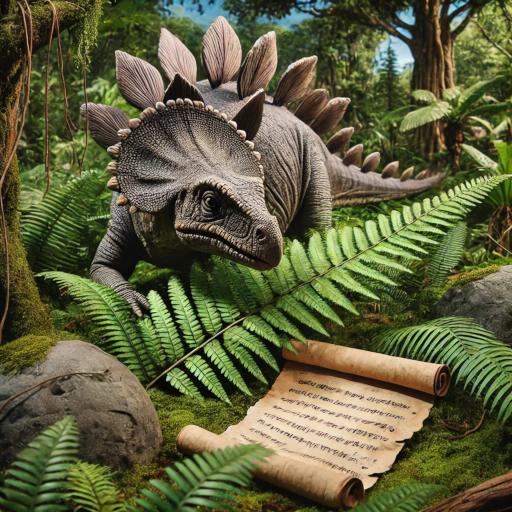
#> input picture image.png, 512 x 512 px
$ python stego_layer.py --write image.png
#> lines starting #> are read from the running program, lines starting #| are printed output that depends on the picture
import sys
import argparse
from PIL import Image

def extract_bit_plane(image, bit_position, scale):
    """Extract a specific bit plane from an image and optionally scale the bit to 0 or 255."""
    img = image.convert("RGB")  # Ensure the image is in RGB format
    width, height = img.size
    pixels = img.load()

    # Create a new image to hold the bit plane
    bit_plane_img = Image.new("RGB", (width, height))
    bit_plane_pixels = bit_plane_img.load()

    mask = 1 << bit_position  # Mask for the specified bit position

    for y in range(height):
        for x in range(width):
            r, g, b = pixels[x, y]
            if scale:
                # Extract the bit for each color channel
                r_bit = (r & mask) >> bit_position
                g_bit = (g & mask) >> bit_position
                b_bit = (b & mask) >> bit_position
                #  scale the bit to 0 or 255
                r_bit *= 255
                g_bit *= 255
                b_bit *= 255
            else:
                r_bit = (r & mask)
                g_bit = (g & mask)
                b_bit = (b & mask)


            # Set the new pixel value in the bit plane image
            bit_plane_pixels[x, y] = (r_bit, g_bit, b_bit)

    return bit_plane_img

if __name__ == "__main__":
    # Create argument parser
    parser = argparse.ArgumentParser(description="Extract a specific bit plane from an image and display or save it.")
    parser.add_argument('-r', '--read', type=str, default='image.png', help='Path to the input image (default: image.png)')
    parser.add_argument('-w', '--write', type=str, default='output_layer.png', help='Path to the output image (default: output_layer.png)')
    parser.add_argument('-B', '--bit', type=int, default=0, help='Bit position to extract (default: 0)')
    parser.add_argument('-n', '--noscale', action='store_true', help='Do not scale the extracted bit to 0 or 255.')
    parser.add_argument('-s', '--show', action='store_true', help='Display the extracted bit plane image.')

    # Parse arguments
    args = parser.parse_args()

    image_path = args.read
    bit_position = args.bit
    scale = not args.noscale
    show_image = args.show

    # Validate the bit position
    if bit_position < 0 or bit_position > 7:
        print("Error: The bit position must be between 0 and 7.")
        sys.exit(1)

    # Load the image
    try:
        img = Image.open(image_path)
#> img is the input picture: PIL image 512x512 RGB; mean R, G, B 94.9, 96.6, 61.8
    except FileNotFoundError:
        print(f"Error: The file '{image_path}' was not found.")
        sys.exit(1)
    except Exception as e:
        print(f"An error occurred while opening the image: {e}")
        sys.exit(1)

    # Extract the specified bit plane
    bit_plane_img = extract_bit_plane(img, bit_position, scale)
#> in extract_bit_plane, `bit_plane_img = Image.new("RGB", (width, height))`: bit_plane_img: PIL image 512x512 RGB; every value is 0
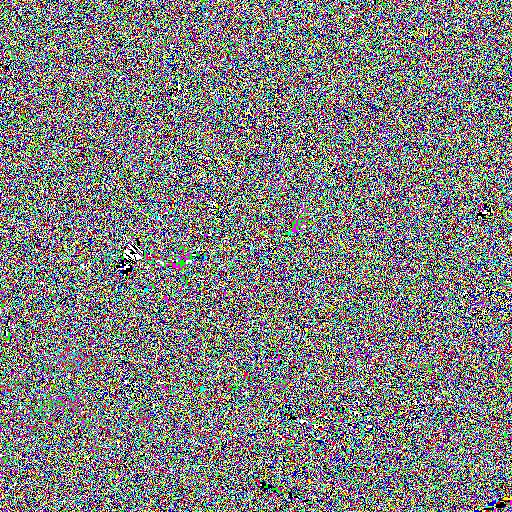
#> bit_plane_img: PIL image 512x512 RGB; mean R, G, B 127.4, 127.6, 127.1

    # Save the result image with the bit plane embedded
    output_image_path = args.write
    bit_plane_img.save(output_image_path)
    print(f"The bit plane image has been saved as '{output_image_path}'.")

    # Optionally show the image
    if show_image:
        bit_plane_img.show()
